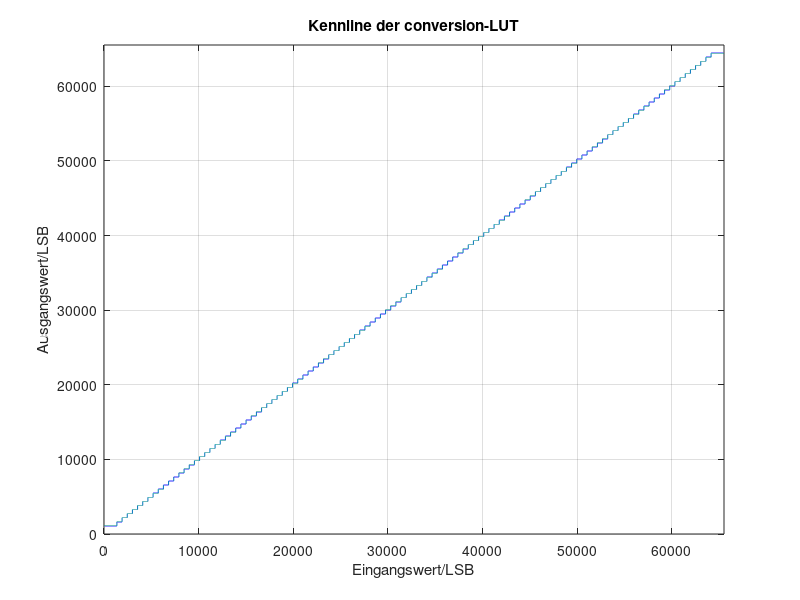

Recreate this plot in MATLAB. (Note: this script raises an error after producing the figure.)
close all
clear
clc

% Script to claculate the 16-Bit output values for 16-Bit input values, 
% to quantize to semitones

% define constants

% including 0V, there are 121 discrete semitone steps in the range from 
% 0V to 10V with 1V/Octave

Vpp = 10; % Volt
nST = 121;
nLSB = 2^16;
STmargin = 3;

% Number of semitones to remove from the top and bottom of 
% the List as a margin to gain/offset-erros in the in/output
% stages

% assign variables
[mVST, lsbST] = deal(zeros(nST,1));
STthres        = zeros(nST-1, 1);
LUT = zeros(nLSB, 1);

% calculation

mVperLSB = (Vpp*1000)/nLSB;
mVperST  = (Vpp*1000)/(nST-1);
LSBperST = (nLSB-1)/(nST-1);

for st = 1:nST
    mVST(st)    = mVperST*(st-1);
    lsbST(st) = round(LSBperST*(st-1));

    if st == nST
        STthres(st) = round(LSBperST*(st-1));
    else
        STthres(st) = round(LSBperST*st - LSBperST/2);
    end
end

% calculate LUT for ideal conditions:
% 
% for i = 1:nST
%     if i == 1
%         LUT(1:STthres(i)) = lsbST(i);
%     else
%         LUT(STthres(i-1)+1:STthres(i)+1) = lsbST(i);
%     end
% end

% calculate LUT for real conditions:
% STmargin semitones are "removed" at top and bottom of the list by setting
% this range in LUT to the "first/last allowed tone"

LUT(1:STthres(STmargin)) = lsbST(STmargin);
LUT(STthres(end-(STmargin-1)):end) = lsbST(end-(STmargin-1));

for i = STmargin:length(STthres)-(STmargin-1)
    LUT(STthres(i-1)+1:STthres(i)+1) = lsbST(i);
end

% plot LUT characteristic
f = figure();
plot(0:nLSB-1,LUT)
xlim([0 nLSB-1]);
ylim([0 nLSB-1]);
grid;
title("Kennline der conversion-LUT");
xlabel("Eingangswert/LSB");
ylabel("Ausgangswert/LSB");
f.WindowState = "maximized";
fontsize(f,14,"points");

writeLUTHeader(LUT);

